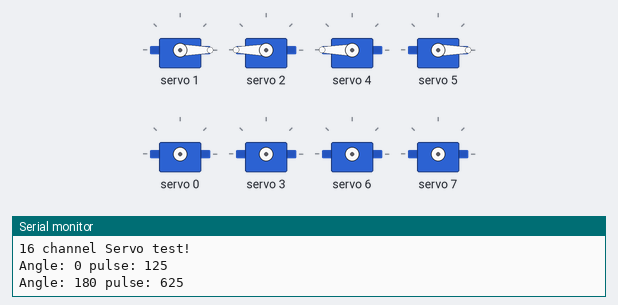
A sketch run on a simulated Arduino Uno, built with avr-gcc and run on an emulated ATmega328P. On the bench: 8 × servo, the last lines printed to the serial monitor.

Above: at 0.05 s.
At 1.2 s:
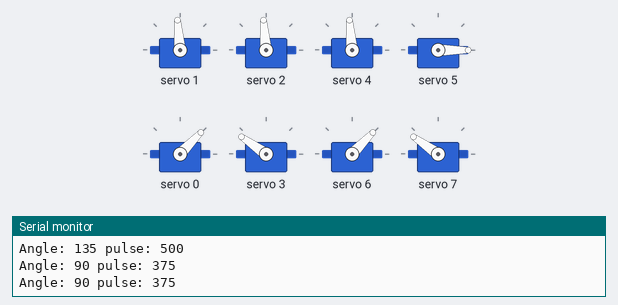
At 1.3 s:
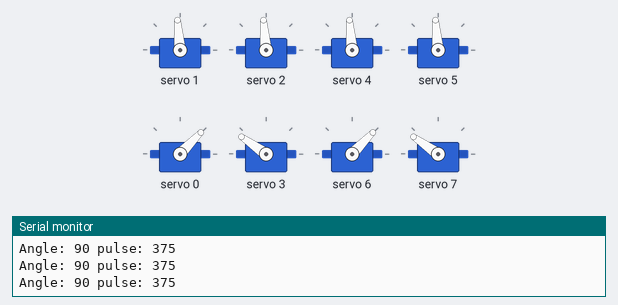
At 2.3 s:
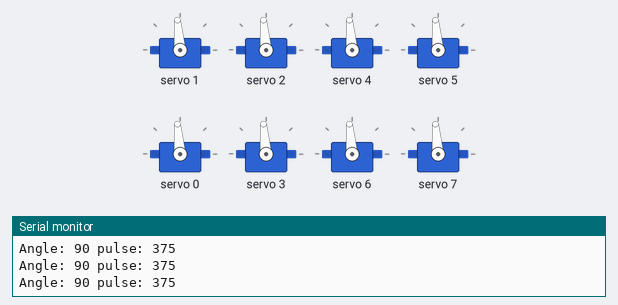
Timing chart, 0 to 5.3 s (numbered marks = the images above):
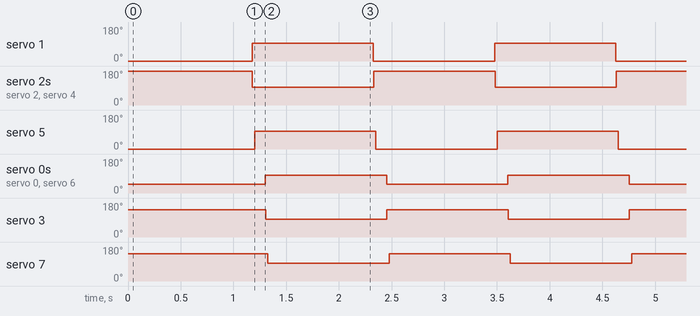

Measured:
- by itself, servo 1, servo 5: alternates 95° for 1.1 s and 0° for 1.2 s
- by itself, servo 2, servo 4: alternates 180° for 1.2 s and 95° for 1.1 s
- by itself, servo 0, servo 6: alternates 95° for 1.1 s and 46° for 1.2 s
- by itself, servo 3: alternates 145° for 1.2 s and 95° for 1.1 s
- by itself, servo 7: alternates 145° for 1.1 s and 95° for 1.2 s

The sketch:

Final_Code.ino
```cpp
#include <Adafruit_PWMServoDriver.h>
Adafruit_PWMServoDriver board1 = Adafruit_PWMServoDriver(0x40);       // called this way, it uses the default address 0x40

#define SERVOMIN  125                                                 // this is the 'minimum' pulse length count (out of 4096)
#define SERVOMAX  625                                                 // this is the 'maximum' pulse length count (out of 4096)
int frontleftfoot = 0;
int frontleftshoulder = 1;
int frontrightshoulder = 2;
int frontrightfoot = 3;

int backleftshoulder = 4;
int backrightshoulder = 5;
int backrightfoot = 6 ;
int backleftfoot = 7;
void setup() {
  Serial.begin(9600);
  Serial.println("16 channel Servo test!");
  board1.begin();
  board1.setPWMFreq(60);                  // Analog servos run at ~60 Hz updates

}
void stand (void)
{
  //function for setting the dog to stand needs re arranging with a delay in between shoulders and feet.
      //shoulders
      board1.setPWM(frontleftshoulder,0, angleToPulse(90));
      board1.setPWM(frontrightshoulder,0, angleToPulse(90));
      board1.setPWM(backleftshoulder,0, angleToPulse(90));
      board1.setPWM(backrightshoulder,0, angleToPulse(90));
      delay(100);
      //feet
      board1.setPWM(frontleftfoot, 0, angleToPulse(90));
      board1.setPWM(frontrightfoot,0, angleToPulse(90));
      board1.setPWM(backrightfoot,0, angleToPulse(90));
      board1.setPWM(backleftfoot,0, angleToPulse(90));

}
void lie(void)
{
  //shoulders
      board1.setPWM(frontleftshoulder,0, angleToPulse(0));
      board1.setPWM(frontrightshoulder,0, angleToPulse(180));
      board1.setPWM(backleftshoulder,0, angleToPulse(180));
      board1.setPWM(backrightshoulder,0, angleToPulse(0));
      delay(100);
      //feet
      board1.setPWM(frontleftfoot, 0, angleToPulse(45));
      board1.setPWM(frontrightfoot,0, angleToPulse(135));
      board1.setPWM(backrightfoot,0, angleToPulse(45));
      board1.setPWM(backleftfoot,0, angleToPulse(135));

}
void loop()
  { //for(int i=0; i<15; i++)
      //{ board1.setPWM(i, 0, angleToPulse(0) );}
    //delay(10);

    //for( int angle =0; angle<181; angle +=10)
      //{ for(int i=0; i<15; i++)
        //  { board1.setPWM(i, 0, angleToPulse(angle) );}
     // }
    //delay(10);
    while(1)
    {
      lie();
      delay(1000);
      stand();
      delay(1000);


    }
  }

int angleToPulse(int ang)                             //gets angle in degree and returns the pulse width
  {  int pulse = map(ang,0, 180, SERVOMIN,SERVOMAX);  // map angle of 0 to 180 to Servo min and Servo max
     Serial.print("Angle: ");Serial.print(ang);
     Serial.print(" pulse: ");Serial.println(pulse);
     return pulse;
  }
```
